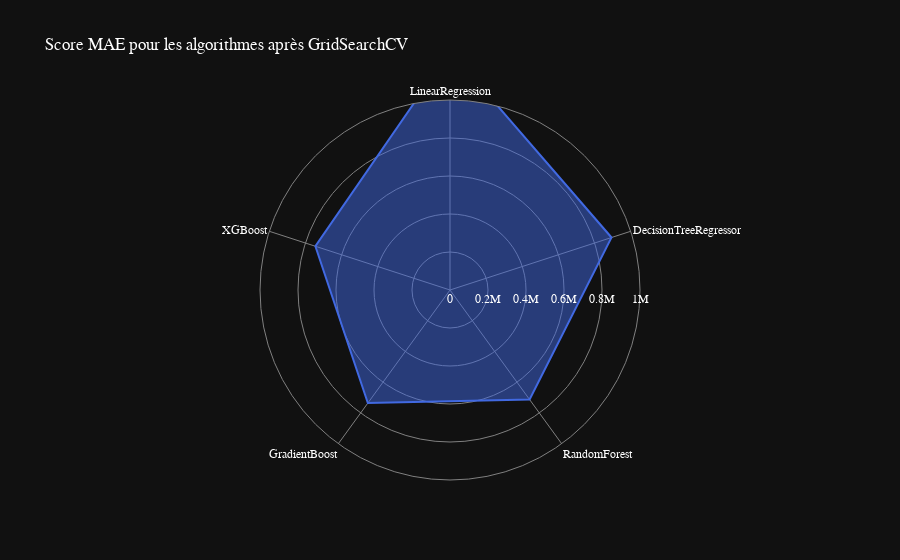

The code cell stored with this chart in its notebook:
### Code cell
data = [
    {'r': mae_linear_regression_best_model, 'theta': 'LinearRegression'},
    {'r': mae_dtr_best_model, 'theta': 'DecisionTreeRegressor'},
    {'r': mae_rfr_best_model, 'theta': 'RandomForest'},
    {'r': mae_gbr_best_model, 'theta': 'GradientBoost'},
    {'r': mae_xgb_best_model, 'theta': 'XGBoost'}
]
fig = px.line_polar(data, r='r', theta='theta',title="Score MAE pour les algorithmes après GridSearchCV", line_close=True, template='plotly_dark', color_discrete_sequence=['royalblue'])
fig.update_traces(fill='toself')
# change la police
fig.update_layout(
    font=dict(
        family="Optima",
        size=12,
        color="white"
    )
)
# Masquer la ligne représentant les valeurs de 0 à 5 sur l'axe radial
fig.update_layout(
    polar=dict(
        radialaxis=dict(
            showline=False, # masquer la ligne sur l'axe radial
            range=[0,1000000], # plage maximale de l'axe radial
            showticklabels=True
        )
    )
)
# changer les couleurs de fond et de la grille
fig.update_layout(
    polar=dict(
        radialaxis=dict(gridcolor='gray', linecolor='gray'),
        angularaxis=dict(gridcolor='gray', linecolor='gray')
    )
)
fig.show()

### Figure 1 — Plotly figure (JSON) as saved in the notebook; plotly's stock layout.template omitted (floating-point values rounded to 4 significant figures)
{"data": [{"fill": "toself", "hovertemplate": "r=%{r}<br>theta=%{theta}<extra></extra>", "legendgroup": "", "line": {"color": "royalblue", "dash": "solid"}, "marker": {"symbol": "circle"}, "mode": "lines", "name": "", "r": [1258000.0, 893800.0, 712700.0, 735700.0, 744900.0, 1258000.0], "showlegend": false, "subplot": "polar", "theta": ["LinearRegression", "DecisionTreeRegressor", "RandomForest", "GradientBoost", "XGBoost", "LinearRegression"], "type": "scatterpolar"}], "layout": {"font": {"color": "white", "family": "Optima", "size": 12}, "legend": {"tracegroupgap": 0}, "polar": {"angularaxis": {"direction": "clockwise", "gridcolor": "gray", "linecolor": "gray", "rotation": 90}, "domain": {"x": [0, 1], "y": [0, 1]}, "radialaxis": {"gridcolor": "gray", "linecolor": "gray", "range": [0, 1000000], "showline": false, "showticklabels": true}}, "title": {"text": "Score MAE pour les algorithmes après GridSearchCV"}}}
